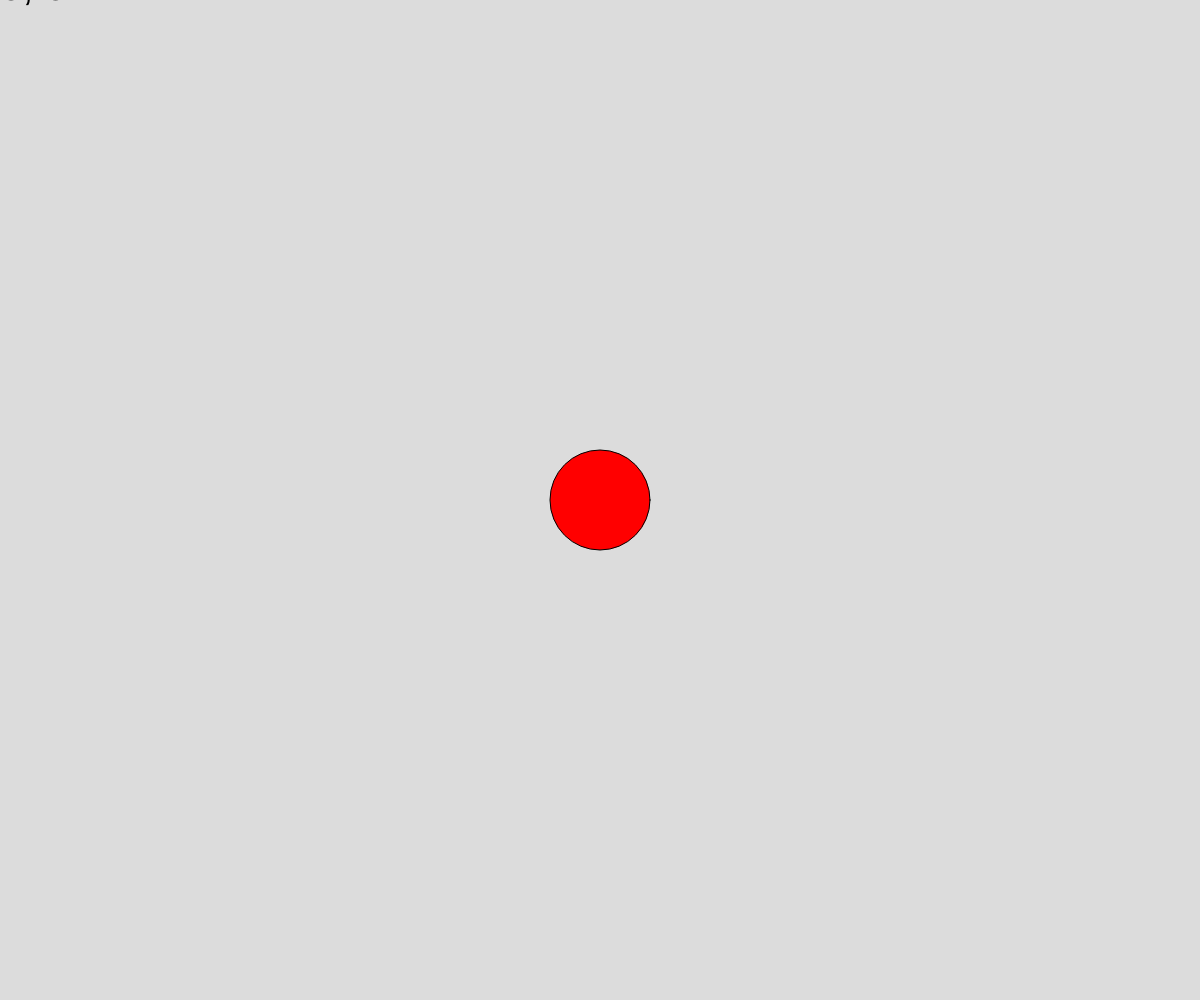
Frame 1 (no input)
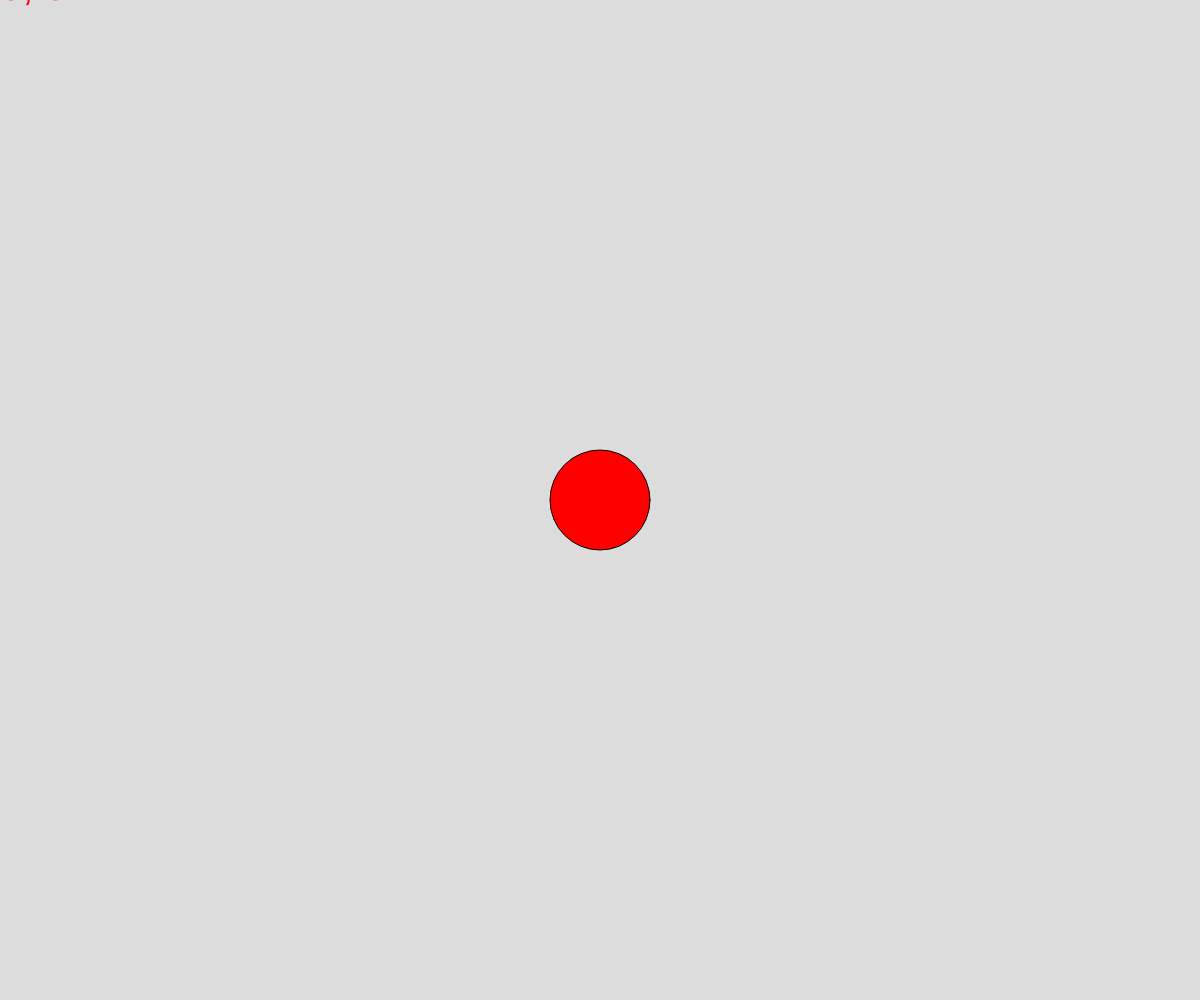
Frame 60 (no input)
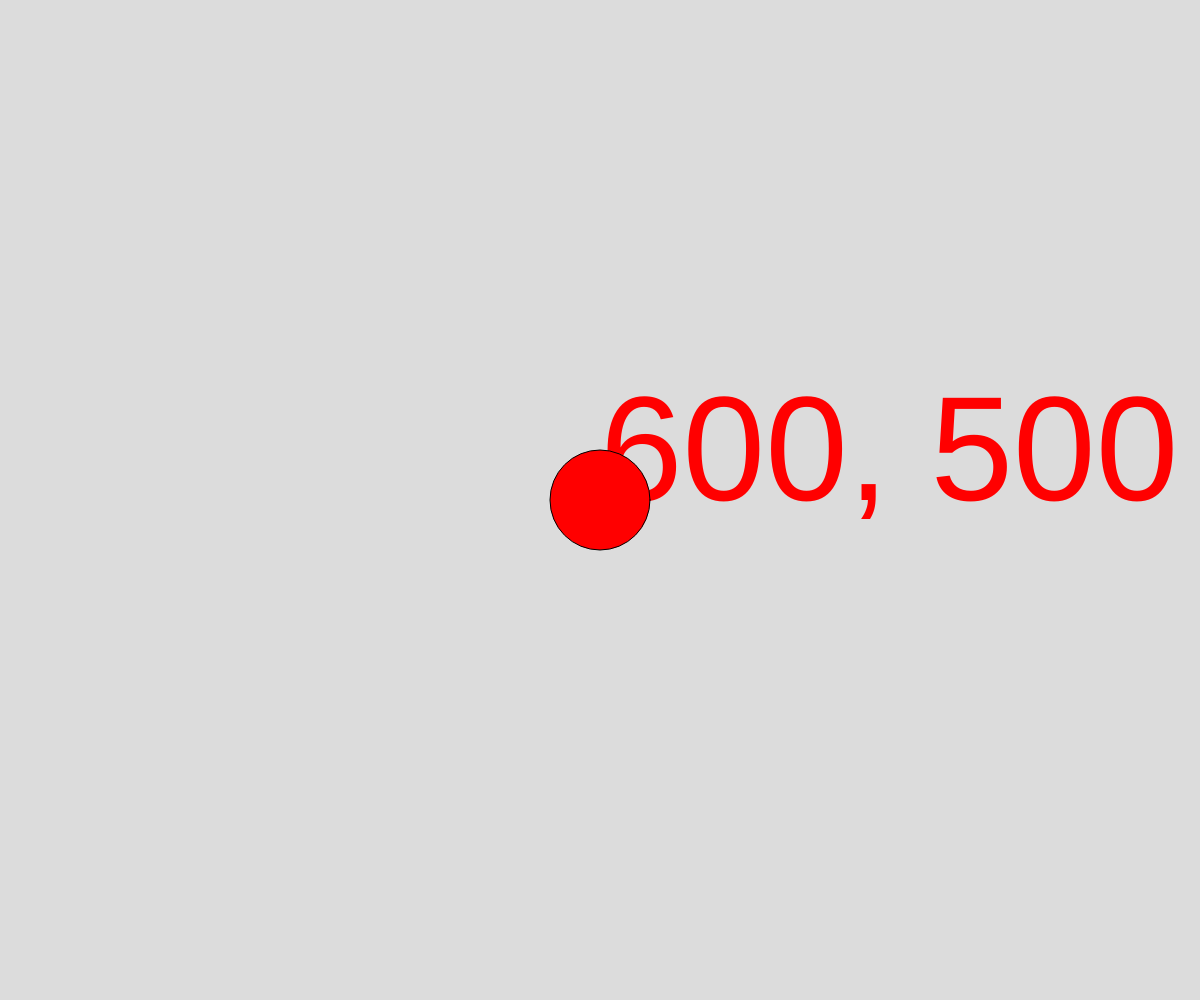
Frame 120 (the mouse pressed at the canvas centre since frame 60)

The p5.js sketch that drew these frames (run headless with seeded random() and noise() and a simulated clock; from frame 60 on, the mouse is pressed at the canvas centre):

// p5.js sketch
// ── sketch.js
// Events (mouse/keyboard)
// Natan 
// sep.12 2024

//Global Variable Scope 
let tSize = 40;

function setup() {
  createCanvas(windowWidth, windowHeight);
}

function draw() {
  background(220);

  textSize(tSize);
  let position = mouseX + ", " + mouseY;
  text(position, mouseX, mouseY);
  fill(255,0,0);
  circle(width/2, height/2, 100)
}

function mousePressed(){
  tSize = random(20, 200);
}
